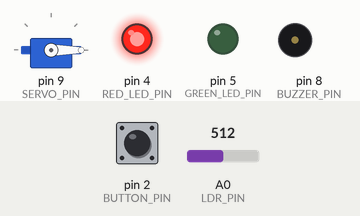
Simulated run of this sketch. Board: Arduino Uno, built with avr-gcc and run on an emulated ATmega328P. Shown: servo, output pins drawn as LEDs (lit = HIGH), buzzer (waves = sounding). The test bench sets the inputs (shaded band); at power-on: pin 2 (BUTTON_PIN) HIGH, A0 (LDR_PIN) = 512. What the sketch prints to the serial monitor is not drawn.

Above: at 1.2 s.
1.3 s: pin 2 (BUTTON_PIN) pulled LOW for 0.15 s
At 3.9 s:
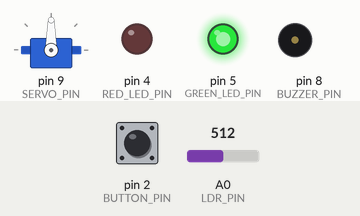
4.3 s: A0 (LDR_PIN) set to 493
At 5.0 s:
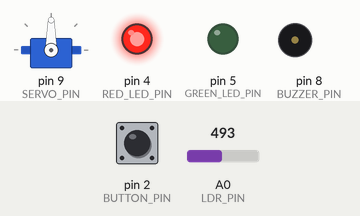
5.9 s: A0 (LDR_PIN) set to 510
At 6.07 s:
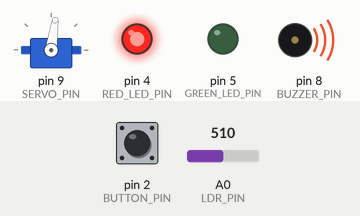
8.9 s: pin 2 (BUTTON_PIN) pulled LOW for 1 s
At 9.05 s:
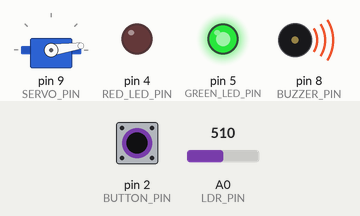
11.9 s: A0 (LDR_PIN) set to 490
At 13.2 s:
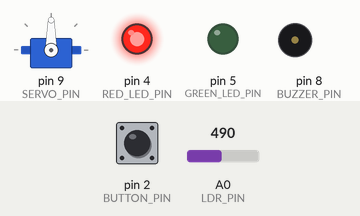
Timing chart, 0 to 14.5 s (numbered marks = the images above; inputs shaded):
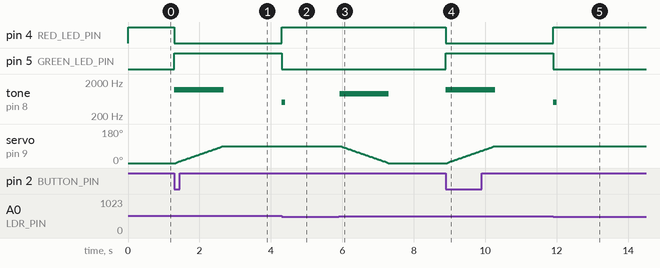

The sketch:

sketch_sep24a_week4_project.ino
```cpp
#include <Servo.h>

// --- 핀 설정 ---
const int SERVO_PIN = 9;
const int BUTTON_PIN = 2;
const int LDR_PIN = A0;
const int BUZZER_PIN = 8;
const int RED_LED_PIN = 4;
const int GREEN_LED_PIN = 5;

// --- 설정값 ---
const int GATE_OPEN_ANGLE = 90;   // 차단기가 열렸을 때의 각도
const int GATE_CLOSED_ANGLE = 0;  // 차단기가 닫혔을 때의 각도

// ※※※※※※※※※※※※※※※※※※※※※※※※※※※※※※※※※※※※※※※※※※※※※※※※※※※※※※※※※
// ※ 중요! 이 값을 시리얼 모니터로 확인하고 반드시 직접 조절해야 합니다! ※
const int CAR_DETECT_THRESHOLD = 500;
// ※※※※※※※※※※※※※※※※※※※※※※※※※※※※※※※※※※※※※※※※※※※※※※※※※※※※※※※※※

Servo gateServo;
bool isGateOpen = false;    // 차단기가 열려있는가?
bool isCarDetected = false; // 차가 감지되었는가?

void setup() {
  Serial.begin(9600); // 조도센서 값 확인용

  // 핀 모드 설정
  pinMode(BUTTON_PIN, INPUT_PULLUP);
  pinMode(RED_LED_PIN, OUTPUT);
  pinMode(GREEN_LED_PIN, OUTPUT);
  pinMode(BUZZER_PIN, OUTPUT);

  // 서보모터 초기화
  gateServo.attach(SERVO_PIN);
  gateServo.write(GATE_CLOSED_ANGLE);

  // 초기 상태 설정 (차단기 닫힘, 빨간불 켜짐)
  digitalWrite(RED_LED_PIN, HIGH);
  digitalWrite(GREEN_LED_PIN, LOW);
}

void loop() {
  // 1. 버튼을 누르면 차단기 열기 (닫혀있을 때만 작동)
  if (digitalRead(BUTTON_PIN) == LOW && !isGateOpen) {
    openGate();
  }

  // 2. 차단기가 열려있을 때만 자동 닫힘 로직 실행
  if (isGateOpen) {
    int lightValue = analogRead(LDR_PIN);
    Serial.println(lightValue); // 값 확인용

    // 현재 차가 센서를 가리고 있는지 판단
    bool carIsCurrentlyUnderSensor = (lightValue < CAR_DETECT_THRESHOLD);

    // [상태1] 차가 없다가 처음으로 감지된 순간
    if (carIsCurrentlyUnderSensor && !isCarDetected) {
      isCarDetected = true; // "차가 감지됨" 상태로 변경
      digitalWrite(GREEN_LED_PIN, LOW); // 초록불 끄기
      digitalWrite(RED_LED_PIN, HIGH);  // 경고를 위해 빨간불 켜기
      tone(BUZZER_PIN, 500, 100);     // 감지 알림음
    }

    // [상태2] 차가 있다가 사라지는 순간 (통과 완료)
    if (!carIsCurrentlyUnderSensor && isCarDetected) {
      closeGate(); // 차단기를 닫는 함수 호출
    }
  }
}

// 차단기를 여는 함수
void openGate() {
  Serial.println("차단기 열림");
  isGateOpen = true;
  isCarDetected = false; // 상태 초기화

  digitalWrite(RED_LED_PIN, LOW);
  digitalWrite(GREEN_LED_PIN, HIGH);

  // 부저음과 함께 서보모터 이동
  for (int angle = GATE_CLOSED_ANGLE; angle <= GATE_OPEN_ANGLE; angle++) {
    gateServo.write(angle);
    tone(BUZZER_PIN, 1200, 20); // 올라갈 때 소리
    delay(15);
  }
}

// 차단기를 닫는 함수
void closeGate() {
  Serial.println("차단기 닫힘");
  isGateOpen = false;
  isCarDetected = false; // 상태 초기화

  digitalWrite(GREEN_LED_PIN, LOW);
 digitalWrite(RED_LED_PIN, HIGH);

  // 부저음과 함께 서보모터 이동
  for (int angle = GATE_OPEN_ANGLE; angle >= GATE_CLOSED_ANGLE; angle--) {
    gateServo.write(angle);
    tone(BUZZER_PIN, 900, 20); // 내려갈 때 소리
    delay(15);
  }
}
```

Measured:
- the behaviour switches between 500 and 499 on A0 (LDR_PIN) (found by bisection; images 1 and 2)
- after the input at 1.3 s, pin 4 (RED_LED_PIN): HIGH → LOW at once; pin 5 (GREEN_LED_PIN): LOW → HIGH at once; tone on pin 8 (BUZZER_PIN): silent → 1200 Hz at once, → silent 1.4 s later; servo on pin 9 (SERVO_PIN): moves from 0° to 90° over 1.3 s, starting at once
- after the input at 4.3 s, pin 4 (RED_LED_PIN): LOW → HIGH at once; pin 5 (GREEN_LED_PIN): HIGH → LOW at once; tone on pin 8 (BUZZER_PIN): silent → 500 Hz at once, → silent 0.10 s later
- after the input at 5.9 s, tone on pin 8 (BUZZER_PIN): silent → 900 Hz at once, → silent 1.4 s later; servo on pin 9 (SERVO_PIN): moves from 90° to 0° over 1.3 s, starting after 0.06 s
- after the input at 8.9 s, pin 4 (RED_LED_PIN): HIGH → LOW at once; pin 5 (GREEN_LED_PIN): LOW → HIGH at once; tone on pin 8 (BUZZER_PIN): silent → 1200 Hz at once, → silent 1.4 s later; servo on pin 9 (SERVO_PIN): moves from 0° to 90° over 1.3 s, starting at once
- after the input at 11.9 s, pin 4 (RED_LED_PIN): LOW → HIGH at once; pin 5 (GREEN_LED_PIN): HIGH → LOW at once; tone on pin 8 (BUZZER_PIN): silent → 500 Hz at once, → silent 0.10 s later
